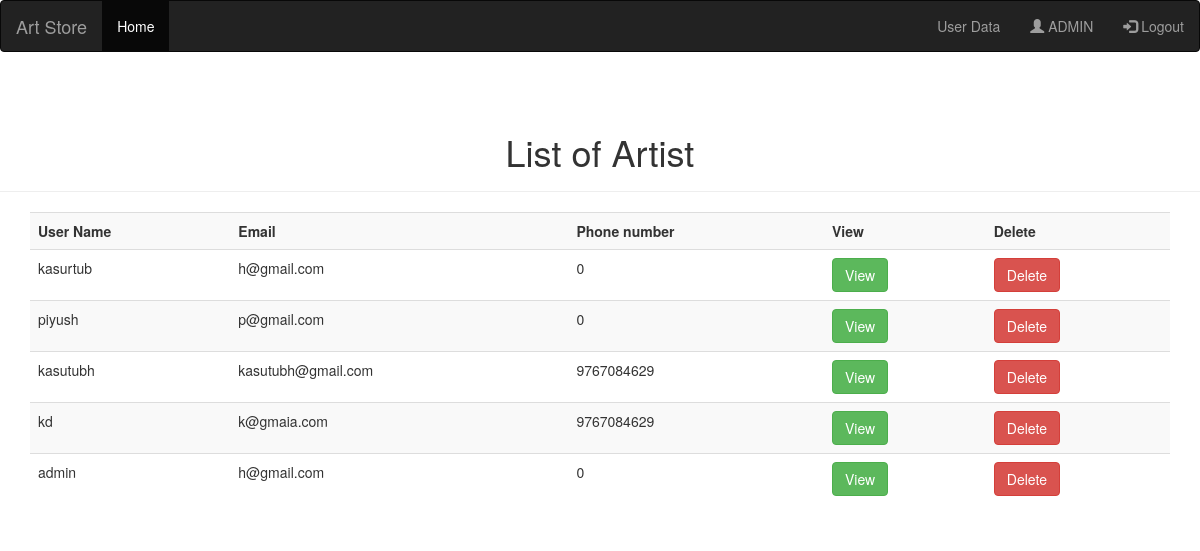
/a_Show_Admin.php, run on the app's committed database.
### tables this page shows
CREATE TABLE `artist` (
  `id` int(11) NOT NULL,
  `artist_id` bigint(20) NOT NULL,
  `artist_name` varchar(50) NOT NULL,
  `password` varchar(50) NOT NULL,
  `phone_num` bigint(20) NOT NULL,
  `email` varchar(50) NOT NULL
);

### a_Show_Admin.php (the view, shortened to what this page needs)
<?php
	require_once('connection.php');
	$sql = "SELECT * FROM artist";
	$result = mysqli_query($con,$sql);
?>
<!DOCTYPE html>
<html>
<head>
<link rel="stylesheet" href="https://maxcdn.bootstrapcdn.com/bootstrap/3.4.1/css/bootstrap.min.css">
</head>
<body>
<nav class="navbar navbar-inverse">
  <div class="container-fluid">
    <div class="navbar-header">
      <a class="navbar-brand" href="#">Art Store</a>
    </div>
    <ul class="nav navbar-nav">
      <li class="active"><a href="#">Home</a></li>
    </ul>
    <ul class="nav navbar-nav navbar-right">
    <li><a href="Show_Admin.php"><span class="glyphicon glyphicon"></span> User Data</a></li>
      <li><a href="#"><span class="glyphicon glyphicon-user"></span> ADMIN</a></li>
      <li><a href="logout.php"><span class="glyphicon glyphicon-log-in"></span> Logout</a></li>
    </ul>
  </div>
</nav>
<br>
  <div class="page-header">
    <h1 class = "text-center">
       List of Artist
    </h1>
  </div>
  <div class="container">
  	<table class="table table-striped table-borderrer">
      <tr>
        <th>User Name</th>
        <th>Email</th>
        <th>Phone number</th>
        <th>View</th>
        <th>Delete</th>
      </tr>
      <?php
        if($result->num_rows > 0){
            while($row = mysqli_fetch_array($result)){
              echo "<tr>";
                echo "<td>".$row['artist_name']."</td>";
                echo "<td>".$row['email']."</td>";
                echo "<td>".$row['phone_num']."</td>";
                echo "<td>
                  <div class = 'btn-group'>
                    <a class = 'btn btn-success' href ='./view_artist.php?Id=".$row['artist_id']."' >View</a>
                   </td>";
                   echo "<td>
                  <div class = 'btn-group'>
                    <a class = 'btn btn-danger' href ='./Delete_Artist.php?Id=".$row['artist_id']."' >Delete</a>
                   </td>";
              echo "</tr>";
            }
        }
        else
          echo "No data Present";
      ?>
    </table>
  </body>
</html>

### data on the page
artist: artist_name "kasurtub", email "h@gmail.com", phone_num "0"
artist: artist_name "piyush", email "p@gmail.com", phone_num "0"
artist: artist_name "kasutubh", email "kasutubh@gmail.com", phone_num "9767084629"
artist: artist_name "kd", email "k@gmaia.com", phone_num "9767084629"
artist: artist_name "admin", email "h@gmail.com", phone_num "0"
